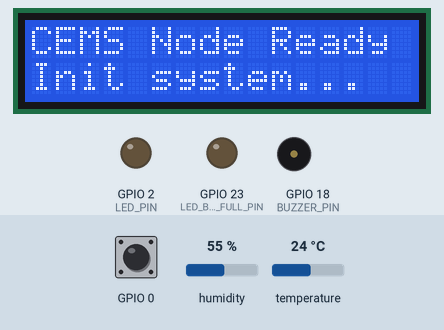
Simulated run of this sketch. Board: ESP32. Parts: 16×2 character LCD, output pins drawn as LEDs (lit = HIGH), buzzer (waves = sounding, pin HIGH). The inputs (shaded band) are chosen by the test bench; at power-on: GPIO 0 HIGH, humidity 55 %, temperature 24 °C. WiFi joins after 1.5 s; servers stay silent unless stated; the local clock reads 2024-03-15 10:24:30 at power-on unless the sketch sets it; random numbers use the default seed unless the sketch sets one; no MQTT or app messages arrive unless stated; what the sketch prints to the serial monitor is not drawn.

Above: at 1.5 s.
At 10.6 s:
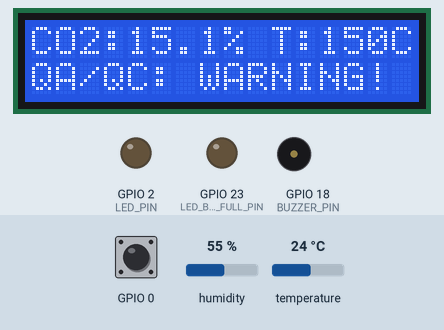
10.7 s: GPIO 0 pulled LOW for 1 s
21.5 s: GPIO 0 pulled LOW for 0.15 s
At 30.6 s:
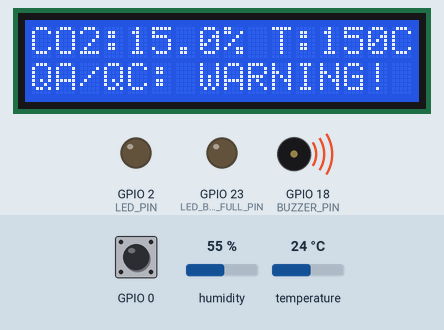
Timing chart, 0 to 32.9 s (numbered marks = the images above; inputs shaded):
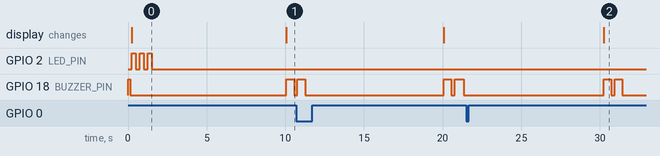

The sketch:

cems_node_01.ino
```cpp
/*
 * ESP32 CEMS Node - Hướng 1 (Bên phát thải) - v2.1
 * 6 khí+bụi, 3 vật lý (DHT11 temp + humidity, flow, flue_pressure_gauge_kpa), QA/QC mock
 * LCD 16x2 I2C, Buzzer alert, Buffer store-and-forward (20 samples ~200s limit)
 * Local Mosquitto Broker with authentication & Buffer full Red LED indicator
 */

#include <WiFi.h>
#include <DHT.h>
#include "config.h"
#define MQTT_MAX_PACKET_SIZE 1024
#include <PubSubClient.h>
#include <time.h>
#include <Wire.h>
#include <LiquidCrystal_I2C.h>

#define DHTPIN 4
#define DHTTYPE DHT11
DHT dht(DHTPIN, DHTTYPE);

#define BUZZER_PIN 18
#define LED_BUFFER_FULL_PIN 23

// I2C pins for standard ESP32 WROOM-32 (Default: SDA=GPIO21, SCL=GPIO22)
#define I2C_SDA 21
#define I2C_SCL 22

LiquidCrystal_I2C lcd(0x27, 16, 2);
bool lcd_found = false;

#define WINDOW_SIZE 5
#define BUFFER_SIZE 20
#define MAX_PAYLOAD_LEN 768

// WiFi Credentials from config.h with defaults
const char* WIFI_SSID = DEFAULT_WIFI_SSID;
const char* WIFI_PASS = DEFAULT_WIFI_PASS;
const unsigned long WIFI_TIMEOUT_MS = DEFAULT_WIFI_TIMEOUT_MS;

// MQTT Broker Configuration (Local Edge Gateway Mosquitto)
const char* MQTT_HOST = DEFAULT_MQTT_HOST;
const uint16_t MQTT_PORT = DEFAULT_MQTT_PORT;
const char* MQTT_USER = DEFAULT_MQTT_USER;
const char* MQTT_PASS = DEFAULT_MQTT_PASS;
const char* MQTT_TOPIC = DEFAULT_MQTT_TOPIC;

// Node & Stack Identity
const char* DEVICE_ID = DEFAULT_DEVICE_ID;
const char* STACK_ID = DEFAULT_STACK_ID;
const char* MEASUREMENT_CONFIG_ID = DEFAULT_MEASUREMENT_CONFIG_ID;
const float LAT = DEFAULT_NODE_LAT;
const float LON = DEFAULT_NODE_LON;

// Runtime state
char boot_id[37] = "";
uint32_t sample_seq = 0;

// LED
const int LED_PIN = 2; // Normal status LED

// Timing
const unsigned long PUBLISH_INTERVAL_MS = 10000;
unsigned long last_publish_ms = 0;

// State
bool wifi_ok = false;
bool mqtt_ok = false;
bool simulated_outage = false;

WiFiClient wifi_client;
PubSubClient mqtt(wifi_client);

// ---- History buffers for Moving Average (MA-5) ----
float co2_history[WINDOW_SIZE];
float so2_history[WINDOW_SIZE];
float nox_history[WINDOW_SIZE];
float co_history[WINDOW_SIZE];
float o2_history[WINDOW_SIZE];
float pm_history[WINDOW_SIZE];
float flow_history[WINDOW_SIZE];
float temp_history[WINDOW_SIZE];
float flue_pressure_gauge_history[WINDOW_SIZE];
float humidity_history[WINDOW_SIZE];
int sample_index = 0;

// Buffer
char payload_buffer[BUFFER_SIZE][MAX_PAYLOAD_LEN];
int buffer_head = 0, buffer_tail = 0, buffer_count = 0;

// --- Sensor data structure ---
struct SensorData {
  // Định danh & chất lượng
  const char* boot_id;
  uint32_t sample_seq;
  const char* stack_id;
  const char* measurement_config_id;
  const char* time_quality;
  int is_calibrating;

  // 6 khí + bụi
  float co2_pct;
  float so2_ppm;
  float nox_ppm;
  float co_ppm;
  float o2_pct;
  float pm_mgm3;

  // QA/QC
  float zero_drift_pct;
  float span_drift_pct;
  const char* qaqc_status;

  // Vật lý khí thải
  float flue_flow_m3h;
  float flue_temp_c;
  float flue_pressure_gauge_kpa;

  // Môi trường (DHT11)
  float ambient_temp_c;
  float ambient_humidity_pct;

  // RATA metadata
  const char* last_rata_date;
  float rata_accuracy_pct;
};

// ===== Mock sensors =====
float mock_co2() {
  return 15.0 + random(-20, 21) / 10.0;
}
float mock_flow() {
  return 2150.0 + random(-300, 301);
}
float mock_temp() {
  return 150.0 + random(-150, 151) / 10.0;
}
float mock_pressure() {
  // Industrial flue gas gauge pressure in kPa (standard range -50.0 to 50.0 kPa)
  // Default simulated around 0.5 to 2.5 kPa
  return 1.5 + (random(-100, 101) / 100.0); // ~0.50 to 2.51 kPa
}
float mock_so2() {
  return 85.0 + random(-150, 151) / 10.0;  // ppm, dao động vừa
}
float mock_nox() {
  return 120.0 + random(-300, 301) / 10.0; // ppm, dao động rộng
}
float mock_co() {
  return 35.0 + random(-80, 81) / 10.0;    // ppm, dao động hẹp-vừa
}
float mock_o2() {
  return 18.0 + random(-30, 31) / 10.0;    // %, dao động hẹp quanh 15-21%
}
float mock_pm() {
  return 12.0 + random(-50, 51) / 10.0;    // mg/m3, dao động trung bình
}
float mock_zero_drift() {
  return random(-15, 16) / 10.0;           // % drift quanh 0
}
float mock_span_drift() {
  return 3.0;
}

// ===== DHT11 Real Sensor Reading =====
float read_ambient_temp() {
  float t = dht.readTemperature();
  if (isnan(t)) {
    Serial.println("[WARN] Doc nhiet do DHT11 that bai");
    return -999.0;
  }
  return t;
}

float read_ambient_humidity() {
  float h = dht.readHumidity();
  if (isnan(h)) {
    Serial.println("[WARN] Doc do am DHT11 that bai");
    return -999.0;
  }
  return h;
}

// ===== Filter MA(5) & History =====
void fill_history() {
  for (int i = 0; i < WINDOW_SIZE; i++) {
    co2_history[i] = mock_co2();
    so2_history[i] = mock_so2();
    nox_history[i] = mock_nox();
    co_history[i] = mock_co();
    o2_history[i] = mock_o2();
    pm_history[i] = mock_pm();
    flow_history[i] = mock_flow();
    temp_history[i] = 150.0;
    flue_pressure_gauge_history[i] = mock_pressure();
    humidity_history[i] = 60.0;
  }
  sample_index = 0;
}

SensorData get_raw_sample() {
  SensorData raw;
  raw.boot_id = boot_id;
  raw.sample_seq = sample_seq + 1;
  raw.stack_id = STACK_ID;
  raw.measurement_config_id = MEASUREMENT_CONFIG_ID;
  raw.time_quality = (time(nullptr) > 100000) ? "ntp_synced" : "gateway_assigned";
  raw.is_calibrating = 0;

  raw.co2_pct = mock_co2();
  raw.so2_ppm = mock_so2();
  raw.nox_ppm = mock_nox();
  raw.co_ppm = mock_co();
  raw.o2_pct = mock_o2();
  raw.pm_mgm3 = mock_pm();

  raw.flue_flow_m3h = mock_flow();
  raw.flue_temp_c = mock_temp();
  raw.flue_pressure_gauge_kpa = mock_pressure();
  if (raw.flue_pressure_gauge_kpa < -50.0) raw.flue_pressure_gauge_kpa = -50.0;
  if (raw.flue_pressure_gauge_kpa > 50.0) raw.flue_pressure_gauge_kpa = 50.0;

  float dht_t = read_ambient_temp();
  float dht_h = read_ambient_humidity();
  raw.ambient_temp_c = (!isnan(dht_t) && dht_t > -900.0) ? dht_t : 28.0;
  raw.ambient_humidity_pct = (!isnan(dht_h) && dht_h > -900.0) ? dht_h : 60.0;

  raw.zero_drift_pct = mock_zero_drift();
  raw.span_drift_pct = mock_span_drift();
  raw.qaqc_status = (raw.zero_drift_pct > -2.0 && raw.zero_drift_pct < 2.0 && raw.span_drift_pct > -2.0 && raw.span_drift_pct < 2.0) ? "in_control" : "out_of_control";

  raw.last_rata_date = "2026-08-20";
  raw.rata_accuracy_pct = 1.5;

  return raw;
}

SensorData get_filtered_data() {
  float raw_co2 = mock_co2();
  float raw_so2 = mock_so2();
  float raw_nox = mock_nox();
  float raw_co = mock_co();
  float raw_o2 = mock_o2();
  float raw_pm = mock_pm();
  float raw_flow = mock_flow();
  float raw_flue_temp = mock_temp();
  float raw_amb_temp = read_ambient_temp();
  float raw_amb_humidity = read_ambient_humidity();
  float raw_press = mock_pressure();

  if (raw_press < -50.0) raw_press = -50.0;
  if (raw_press > 50.0) raw_press = 50.0;

  co2_history[sample_index] = raw_co2;
  so2_history[sample_index] = raw_so2;
  nox_history[sample_index] = raw_nox;
  co_history[sample_index] = raw_co;
  o2_history[sample_index] = raw_o2;
  pm_history[sample_index] = raw_pm;
  flow_history[sample_index] = raw_flow;
  temp_history[sample_index] = raw_flue_temp;
  flue_pressure_gauge_history[sample_index] = raw_press;

  if (!isnan(raw_amb_humidity) && raw_amb_humidity > -900.0) {
    humidity_history[sample_index] = raw_amb_humidity;
  }
  sample_index = (sample_index + 1) % WINDOW_SIZE;

  SensorData avg;
  avg.co2_pct = 0; avg.so2_ppm = 0; avg.nox_ppm = 0;
  avg.co_ppm = 0; avg.o2_pct = 0; avg.pm_mgm3 = 0;
  avg.flue_flow_m3h = 0; avg.flue_temp_c = 0; avg.flue_pressure_gauge_kpa = 0;
  avg.ambient_temp_c = (!isnan(raw_amb_temp) && raw_amb_temp > -900.0) ? raw_amb_temp : 28.0;
  avg.ambient_humidity_pct = 0;

  for (int i = 0; i < WINDOW_SIZE; i++) {
    avg.co2_pct += co2_history[i];
    avg.so2_ppm += so2_history[i];
    avg.nox_ppm += nox_history[i];
    avg.co_ppm += co_history[i];
    avg.o2_pct += o2_history[i];
    avg.pm_mgm3 += pm_history[i];
    avg.flue_flow_m3h += flow_history[i];
    avg.flue_temp_c += temp_history[i];
    avg.flue_pressure_gauge_kpa += flue_pressure_gauge_history[i];
    avg.ambient_humidity_pct += humidity_history[i];
  }
  avg.co2_pct /= WINDOW_SIZE;
  avg.so2_ppm /= WINDOW_SIZE;
  avg.nox_ppm /= WINDOW_SIZE;
  avg.co_ppm /= WINDOW_SIZE;
  avg.o2_pct /= WINDOW_SIZE;
  avg.pm_mgm3 /= WINDOW_SIZE;
  avg.flue_flow_m3h /= WINDOW_SIZE;
  avg.flue_temp_c /= WINDOW_SIZE;
  avg.flue_pressure_gauge_kpa /= WINDOW_SIZE;
  avg.ambient_humidity_pct /= WINDOW_SIZE;

  avg.zero_drift_pct = mock_zero_drift();
  avg.span_drift_pct = mock_span_drift();
  avg.qaqc_status = (avg.zero_drift_pct > -2.0 && avg.zero_drift_pct < 2.0 && avg.span_drift_pct > -2.0 && avg.span_drift_pct < 2.0) ? "in_control" : "out_of_control";

  avg.last_rata_date = "2026-08-20";
  avg.rata_accuracy_pct = 1.5;

  return avg;
}

// ===== Buzzer Alert Functions =====
void alert_qaqc_out_of_control() {
  digitalWrite(BUZZER_PIN, HIGH);
  delay(500);
  digitalWrite(BUZZER_PIN, LOW);
  delay(200);
  digitalWrite(BUZZER_PIN, HIGH);
  delay(500);
  digitalWrite(BUZZER_PIN, LOW);
}

void alert_mqtt_disconnected() {
  Serial.println("[ALERT] MQTT disconnected/freeze! Buzzer canh bao dinh ky...");
  digitalWrite(BUZZER_PIN, HIGH);
  delay(100);
  digitalWrite(BUZZER_PIN, LOW);
}

void alert_buffer_full() {
  Serial.println("[ALERT] Buffer TRAN BO DEM (20/20 mau, ~200s)! Buzzer bao dong don dap...");
  for (int i = 0; i < 3; i++) {
    digitalWrite(BUZZER_PIN, HIGH);
    delay(80);
    digitalWrite(BUZZER_PIN, LOW);
    delay(80);
  }
}

// ===== Buffer Store-and-Forward =====
bool store_payload(const char* payload) {
  if (buffer_count >= BUFFER_SIZE) {
    // Tràn bộ đệm: bật LED đỏ cảnh báo
    digitalWrite(LED_BUFFER_FULL_PIN, HIGH);
    // Kích hoạt còi báo động dồn dập
    alert_buffer_full();
    // Drop mẫu mới nhất có log tường minh (thừa nhận trung thực giới hạn lưu đệm 200s)
    Serial.println("[WARN] Buffer FULL (20/20 samples, ~200s limit reached). Dropping newest sample!");
    return false;
  }
  strncpy(payload_buffer[buffer_tail], payload, MAX_PAYLOAD_LEN - 1);
  payload_buffer[buffer_tail][MAX_PAYLOAD_LEN - 1] = '\0';
  buffer_tail = (buffer_tail + 1) % BUFFER_SIZE;
  buffer_count++;
  Serial.print("[BUFFER] Stored sample, count=");
  Serial.print(buffer_count);
  Serial.print("/");
  Serial.println(BUFFER_SIZE);

  if (buffer_count >= BUFFER_SIZE) {
    digitalWrite(LED_BUFFER_FULL_PIN, HIGH);
    alert_buffer_full();
    Serial.println("[WARN] Buffer is now FULL (20/20 samples, ~200s capacity reached). LED_BUFFER_FULL ON.");
  }
  return true;
}

bool send_from_buffer() {
  if (buffer_count == 0) return false;
  char* payload = payload_buffer[buffer_head];
  if (mqtt.publish(MQTT_TOPIC, payload)) {
    Serial.print("[TX] (from buffer) ");
    Serial.println(payload);
    buffer_head = (buffer_head + 1) % BUFFER_SIZE;
    buffer_count--;
    Serial.print("[BUFFER] Remaining: ");
    Serial.println(buffer_count);
    return true;
  }
  return false;
}

void flush_buffer(unsigned long delay_ms) {
  while (buffer_count > 0) {
    if (!send_from_buffer()) {
      Serial.println("[BUFFER] Flush interrupted by MQTT publish failure.");
      break;
    }
    if (delay_ms > 0) {
      delay(delay_ms);
    }
  }
  if (buffer_count == 0) {
    Serial.println("[BUFFER] Buffer fully flushed. Turning off Red LED and stopping alert.");
    digitalWrite(LED_BUFFER_FULL_PIN, LOW);
  }
}

// ===== Timestamp =====
String iso_timestamp(String& time_quality) {
  time_t now = time(nullptr);
  if (now > 100000) {
    struct tm tmv;
    gmtime_r(&now, &tmv);
    char buf[40];
    strftime(buf, sizeof(buf), "%Y-%m-%dT%H:%M:%S.000Z", &tmv);
    time_quality = "ntp_synced";
    return String(buf);
  }
  time_quality = "gateway_assigned";
  return "";
}

// ===== LCD Display =====
void update_lcd(const SensorData& data) {
  if (!lcd_found) return;
  lcd.clear();
  lcd.setCursor(0, 0);
  lcd.print("CO2:");
  lcd.print(data.co2_pct, 1);
  lcd.print("% T:");
  lcd.print(data.flue_temp_c, 0);
  lcd.print("C");

  lcd.setCursor(0, 1);
  if (strcmp(data.qaqc_status, "out_of_control") == 0) {
    lcd.print("QA/QC: WARNING!");
  } else {
    lcd.print("QA/QC:OK H:");
    lcd.print(data.ambient_humidity_pct, 0);
    lcd.print("%");
  }
}

// ===== Publish =====
void publish_new_data() {
  // 1. Mẫu thô tức thời 10s dùng cho Data Contract lên Edge Gateway
  SensorData raw = get_raw_sample();

  // 2. Mẫu trung bình trượt MA-5 chỉ dùng cho hiển thị màn hình LCD tại hiện trường
  SensorData filtered = get_filtered_data();
  update_lcd(filtered);

  if (strcmp(raw.qaqc_status, "out_of_control") == 0) {
    Serial.println("[ALERT] QA/QC out_of_control - Buzzer kich hoat!");
    alert_qaqc_out_of_control();
  }

  sample_seq++;
  String time_quality;
  String ts_str = iso_timestamp(time_quality);

  char payload[MAX_PAYLOAD_LEN];
  snprintf(payload, sizeof(payload),
    "{"
    "\"device_id\":\"%s\","
    "\"boot_id\":\"%s\","
    "\"sample_seq\":%u,"
    "\"stack_id\":\"%s\","
    "\"measurement_config_id\":\"%s\","
    "\"sample_ts\":\"%s\","
    "\"time_quality\":\"%s\","
    "\"is_calibrating\":%d,"
    "\"location\":{\"lat\":%.4f,\"lon\":%.4f},"
    "\"co2_pct\":%.2f,"
    "\"so2_ppm\":%.2f,"
    "\"nox_ppm\":%.2f,"
    "\"co_ppm\":%.2f,"
    "\"o2_pct\":%.2f,"
    "\"pm_mgm3\":%.2f,"
    "\"flue_flow_m3h\":%.2f,"
    "\"flue_temp_c\":%.2f,"
    "\"flue_pressure_gauge_kpa\":%.2f,"
    "\"ambient_temp_c\":%.2f,"
    "\"ambient_humidity_pct\":%.2f,"
    "\"zero_drift_pct\":%.2f,"
    "\"span_drift_pct\":%.2f,"
    "\"qaqc_status\":\"%s\","
    "\"metric_quality\":{\"co2_pct\":\"good\",\"flue_flow_m3h\":\"good\",\"flue_temp_c\":\"good\",\"flue_pressure_gauge_kpa\":\"good\"},"
    "\"last_rata_date\":\"%s\","
    "\"rata_accuracy_pct\":%.2f"
    "}",
    DEVICE_ID,
    boot_id,
    sample_seq,
    STACK_ID,
    MEASUREMENT_CONFIG_ID,
    ts_str.c_str(),
    time_quality.c_str(),
    raw.is_calibrating,
    LAT, LON,
    raw.co2_pct,
    raw.so2_ppm,
    raw.nox_ppm,
    raw.co_ppm,
    raw.o2_pct,
    raw.pm_mgm3,
    raw.flue_flow_m3h,
    raw.flue_temp_c,
    raw.flue_pressure_gauge_kpa,
    raw.ambient_temp_c,
    raw.ambient_humidity_pct,
    raw.zero_drift_pct,
    raw.span_drift_pct,
    raw.qaqc_status,
    raw.last_rata_date,
    raw.rata_accuracy_pct
  );

  bool is_connected = !simulated_outage && mqtt.connected();

  if (!is_connected) {
    // Khi MQTT disconnected / freeze:
    // Cảnh báo Buzzer định kỳ nếu bộ đệm chưa đầy
    if (buffer_count < BUFFER_SIZE) {
      alert_mqtt_disconnected();
    }
    // Lưu vào bộ đệm RAM (tự động bật LED_BUFFER_FULL_PIN & còi dồn dập nếu buffer đầy)
    store_payload(payload);
  } else {
    // Khi MQTT đang kết nối bình thường:
    store_payload(payload);
    flush_buffer(20);
  }
}

// ===== WiFi + MQTT =====
void blink_led(int count, int duration_ms) {
  for (int i = 0; i < count; i++) {
    digitalWrite(LED_PIN, HIGH);
    delay(duration_ms);
    digitalWrite(LED_PIN, LOW);
    delay(duration_ms);
  }
}

bool connect_wifi() {
  Serial.print("[WiFi] Connecting");
  WiFi.begin(WIFI_SSID, WIFI_PASS);
  unsigned long started = millis();
  while (WiFi.status() != WL_CONNECTED) {
    blink_led(1, 250);
    Serial.print(".");
    if (millis() - started >= WIFI_TIMEOUT_MS) {
      Serial.println(" TIMEOUT");
      return false;
    }
  }
  Serial.println(" OK");
  Serial.print("[WiFi] IP: ");
  Serial.println(WiFi.localIP());
  return true;
}

bool connect_mqtt() {
  if (mqtt.connected()) return true;
  String client_id = String(DEVICE_ID) + "-" + String(random(1000, 9999));
  Serial.print("[MQTT] Connecting to local broker (");
  Serial.print(MQTT_HOST);
  Serial.print(")...");

  bool ok = false;
  if (strlen(MQTT_USER) > 0) {
    ok = mqtt.connect(client_id.c_str(), MQTT_USER, MQTT_PASS);
  } else {
    ok = mqtt.connect(client_id.c_str());
  }

  if (ok) {
    Serial.println(" OK");
    return true;
  }
  Serial.print(" FAIL rc=");
  Serial.println(mqtt.state());
  return false;
}

// ===== SETUP =====
void setup() {
  Serial.begin(115200);
  Serial.println("\n[BOOT] CEMS Node v2.1 - Sensors + LCD + DHT11");

  pinMode(LED_PIN, OUTPUT);
  pinMode(LED_BUFFER_FULL_PIN, OUTPUT);
  pinMode(BUZZER_PIN, OUTPUT);
  digitalWrite(BUZZER_PIN, LOW);
  digitalWrite(LED_PIN, LOW);
  digitalWrite(LED_BUFFER_FULL_PIN, LOW);

  // Test bíp 1 tiếng ngắn khi khởi động để xác nhận còi hoạt động
  digitalWrite(BUZZER_PIN, HIGH);
  delay(150);
  digitalWrite(BUZZER_PIN, LOW);

  pinMode(0, INPUT_PULLUP);
  randomSeed(micros());

  // Khởi tạo boot_id duy nhất cho phiên làm việc
  uint32_t r1 = random(0x10000000, 0x7FFFFFFF);
  uint32_t r2 = random(0x10000000, 0x7FFFFFFF);
  snprintf(boot_id, sizeof(boot_id), "%08x-%04x-%04x-%04x-%08x%04x",
           (unsigned int)r1,
           (unsigned int)(r2 & 0xFFFF),
           (unsigned int)((r1 >> 16) & 0xFFFF),
           (unsigned int)((r2 >> 16) & 0xFFFF),
           (unsigned int)r1,
           (unsigned int)(r2 & 0xFFFF));
  Serial.print("[BOOT] Session boot_id: ");
  Serial.println(boot_id);

  // Khởi động cảm biến DHT11
  dht.begin();

  // Khởi động I2C chuẩn cho ESP32 WROOM (SDA=GPIO21, SCL=GPIO22)
  Wire.begin(I2C_SDA, I2C_SCL);
  Wire.setTimeOut(100); // Tránh kẹt bus I2C nếu thiết bị không phản hồi

  // Quét kiểm tra sự hiện diện của LCD 1602 (0x27 hoặc 0x3F)
  Wire.beginTransmission(0x27);
  if (Wire.endTransmission() == 0) {
    lcd_found = true;
    Serial.println("[LCD] Phat hien man hinh LCD 1602 tai dia chi 0x27.");
  } else {
    Wire.beginTransmission(0x3F);
    if (Wire.endTransmission() == 0) {
      lcd_found = true;
      Serial.println("[LCD] Phat hien man hinh LCD tai dia chi 0x3F.");
    }
  }

  if (lcd_found) {
    lcd.init();
    lcd.backlight();
    lcd.setCursor(0, 0);
    lcd.print("CEMS Node Ready");
    lcd.setCursor(0, 1);
    lcd.print("Init system...");
  } else {
    Serial.println("[LCD] [WARN] Khong tim thay LCD 1602 tren bus I2C (0x27/0x3F). Khoi dong che do khong man hinh (headless).");
  }

  fill_history();
  mqtt.setServer(MQTT_HOST, MQTT_PORT);
  mqtt.setBufferSize(1024);

  wifi_ok = connect_wifi();
  if (!wifi_ok) {
    Serial.println("[BOOT] WiFi failed, halting");
    if (lcd_found) {
      lcd.setCursor(0, 1);
      lcd.print("WiFi: FAILED   ");
    }
    return;
  }

  configTime(7 * 3600, 0, "pool.ntp.org");
  mqtt_ok = connect_mqtt();
  if (!mqtt_ok) {
    Serial.println("[MQTT] Will retry in loop");
  }

  Serial.println("\n================================================");
  Serial.println(" CEMS NODE v2.1 READY");
  Serial.println(" 9 sensors + DHT11 + LCD 16x2 + QA/QC Alert");
  Serial.println(" Local Mosquitto Broker + Buffer Overflow Red LED");
  Serial.println(" Flue Pressure Gauge kPa (-50 to +50 kPa)");
  Serial.println("================================================\n");
}

// ===== LOOP =====
void loop() {
  if (!wifi_ok) {
    delay(1000);
    return;
  }

  if (!simulated_outage) {
    mqtt.loop();
  }

  static bool last_boot_state = HIGH;
  bool current_boot_state = digitalRead(0);
  if (last_boot_state == HIGH && current_boot_state == LOW) {
    simulated_outage = !simulated_outage;
    if (simulated_outage) {
      Serial.println("\n[SIMULATION] >>> OUTAGE ENABLED (MQTT DISCONNECTED) <<<");
      mqtt.disconnect();
    } else {
      Serial.println("\n[SIMULATION] >>> OUTAGE DISABLED (RECOVERING) <<<");
    }
    delay(200);
  }
  last_boot_state = current_boot_state;

  unsigned long now = millis();
  if (now - last_publish_ms >= PUBLISH_INTERVAL_MS) {
    last_publish_ms = now;

    if (simulated_outage) {
      publish_new_data();
    } else {
      if (mqtt.connected()) {
        publish_new_data();
      } else {
        if (connect_mqtt()) {
          Serial.println("[MQTT] Reconnected! Flushing buffer cleanly...");
          flush_buffer(50);
          publish_new_data();
        } else {
          publish_new_data();
        }
      }
    }
  }
}
```

Source omitted: config.h (747 bytes)

Measured:
- what the display in image 0 shows lasts 9.9 s, from 0.2 s to 10.1 s
